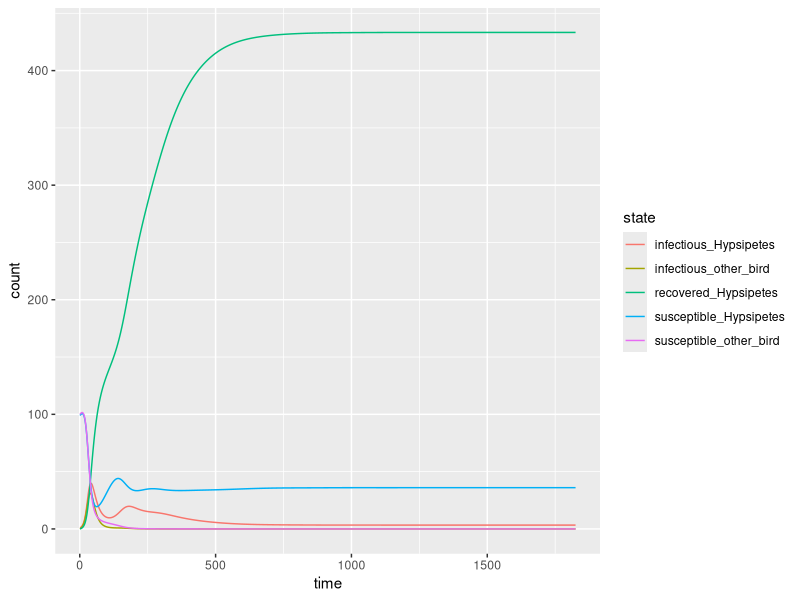

Recreate this plot in R.
## Make a simple mechanistic model of WNV dynamics in wild birds in Madagascar,
## in which Hypsipetes madagascariensis serves as a reservoir source population
## for fatal infections in the other birds.

#clear your working directory
rm(list=ls())

#load a few libraries
library(deSolve) #for running the ode
library(ggplot2)
library(reshape2)

#write your differential equation function
WNV.SIR <- function(t,x,parms){
  
  SH = x[1] #Susceptible H. madagascariensis
  IH = x[2] #Infectious H. madagascariensis
  RH = x[3] #Recovered H. madagascariensis
  SB = x[4] #Susceptible other birds
  IB = x[5] #Infectious other birds
  
  
  # The with() function gives access to the named values of parms within the
  # local environment created by the function
  with(as.list(parms),{
    
    N = SH + IH + RH + SB + IB
    
    dSHdt <- parms$bH*(1-N/parms$K)*(SH+IH+RH)-parms$betaH*SH*IH-parms$muH*SH
    dIHdt <- parms$betaH*SH*IH - parms$muH*IH - parms$sigmaH*IH
    dRHdt <- parms$sigmaH*IH - parms$muH*RH
    dSBdt <- parms$bB*(1-N/parms$K)*(SB+IB)-parms$betaB*SB*IH-parms$muB*SB
    dIBdt <- parms$betaB*SB*IH - parms$muB*IB - parms$alphaB*IB
    
    
    list(c(dSHdt,dIHdt,dRHdt,dSBdt, dIBdt))
  })
}

#list your parameters:
params = list(bH= .01,#births of Hypsipetes per capita per day. could later make this a seasonal process
                betaH = .002,#per capita infectious contacts per day for an infected Hypsipetes to a susceptible Hypsipetes
                sigmaH = 1/14, #recovery rate, 1/duration of infection (in days). here 1/14, like measles, for Hypsipetes
                muH = 1/1825, #natural death rate for Hypsipetes (1/natural lifespan in days = 1/1825, or 5 years)
                bB= .01,#births of other birds per capita per day. could later make this a seasonal process
                betaB = .002,#per capita infectious contacts per day for an infected Hypsipetes to a susceptible other bird
                muB = 1/1825, #natural death rate for other birds (1/natural lifespan in days = 1/1825, or 5 years)
                alphaB = 1/10, #infection-induced mortality rate for other birds. 1/duration of lethal infection (in days)
                K = 500 #carrying capacity for all birds in the system
)


#list your initial conditions. start with 100 Hypsipetes, 1 of which is infected and 100 other birds, none of which is infected
xstart = c(SH = 99, IH = 1, RH = 0, SB=100, IB=0)

times = seq(1, 365*5, 1) #run model for 5 years, taking timesteps in days

out = as.data.frame(lsoda(y = xstart, times = times, func =WNV.SIR, parms = params))
head(out)
#rename columns

#reshape data for plotting in ggplot
out.long <- reshape(out, idvar = "time", timevar = "state", times=c("susceptible_Hypsipetes", "infectious_Hypsipetes", "recovered_Hypsipetes", "susceptible_other_bird", "infectious_other_bird"), varying = list(2:6), v.names="count", direction = "long")
head(out.long)
#rename columns
names(out.long) <- c("time", "state", "count")
#remove rownames
rownames(out.long) <- c()

#and plot
p1 <- ggplot(data=out.long) + geom_line(aes(x=time, y=count, color=state))
print(p1)


#For you, Miatrana:
# experiment with the parameters. Also try plotting it as proportions instead
# of counts. Also, try making the plot pretty and changing the colors
